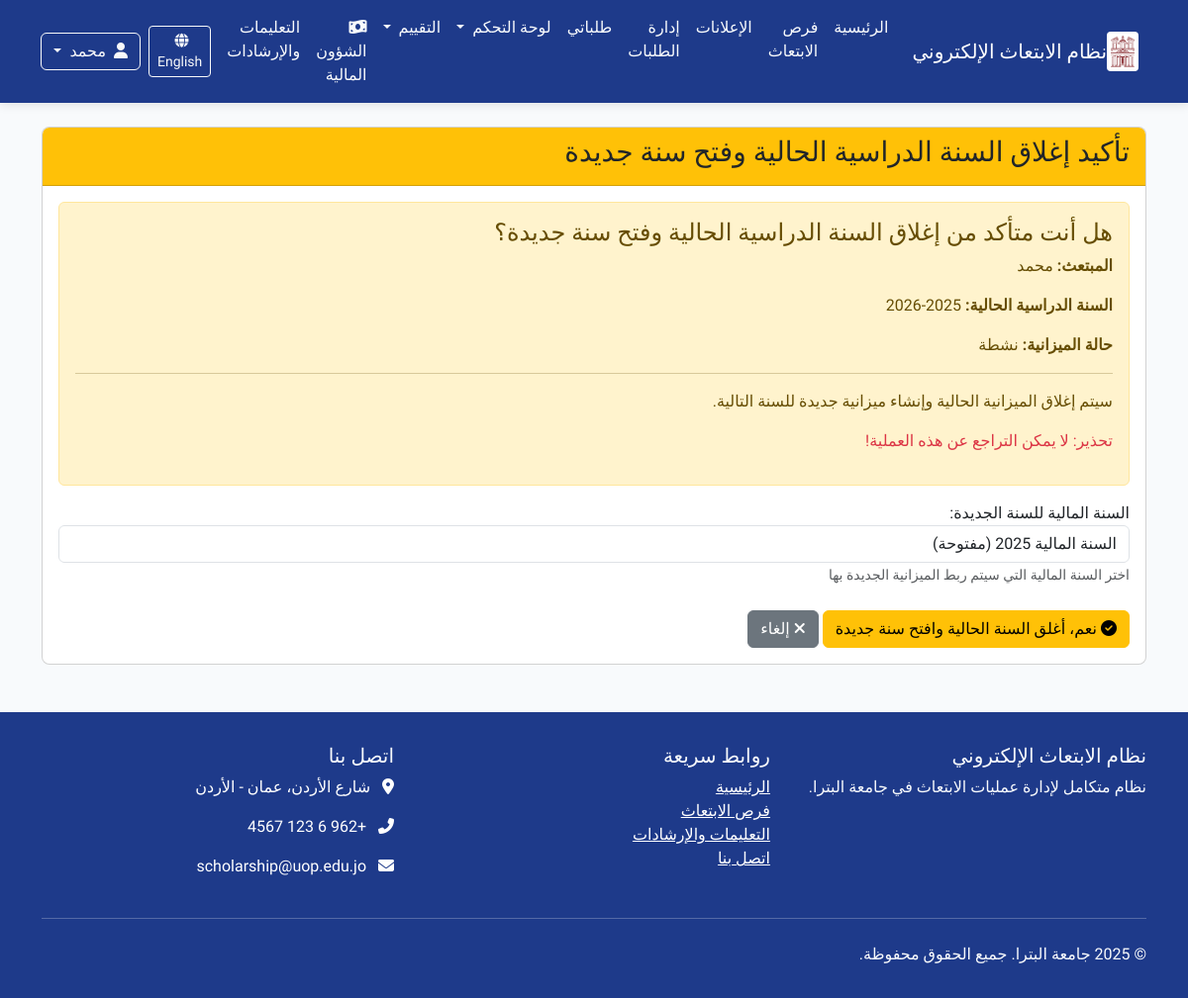
The page /ar/finance/budgets/9/close-year/ (signed in) on the database as committed earlier.
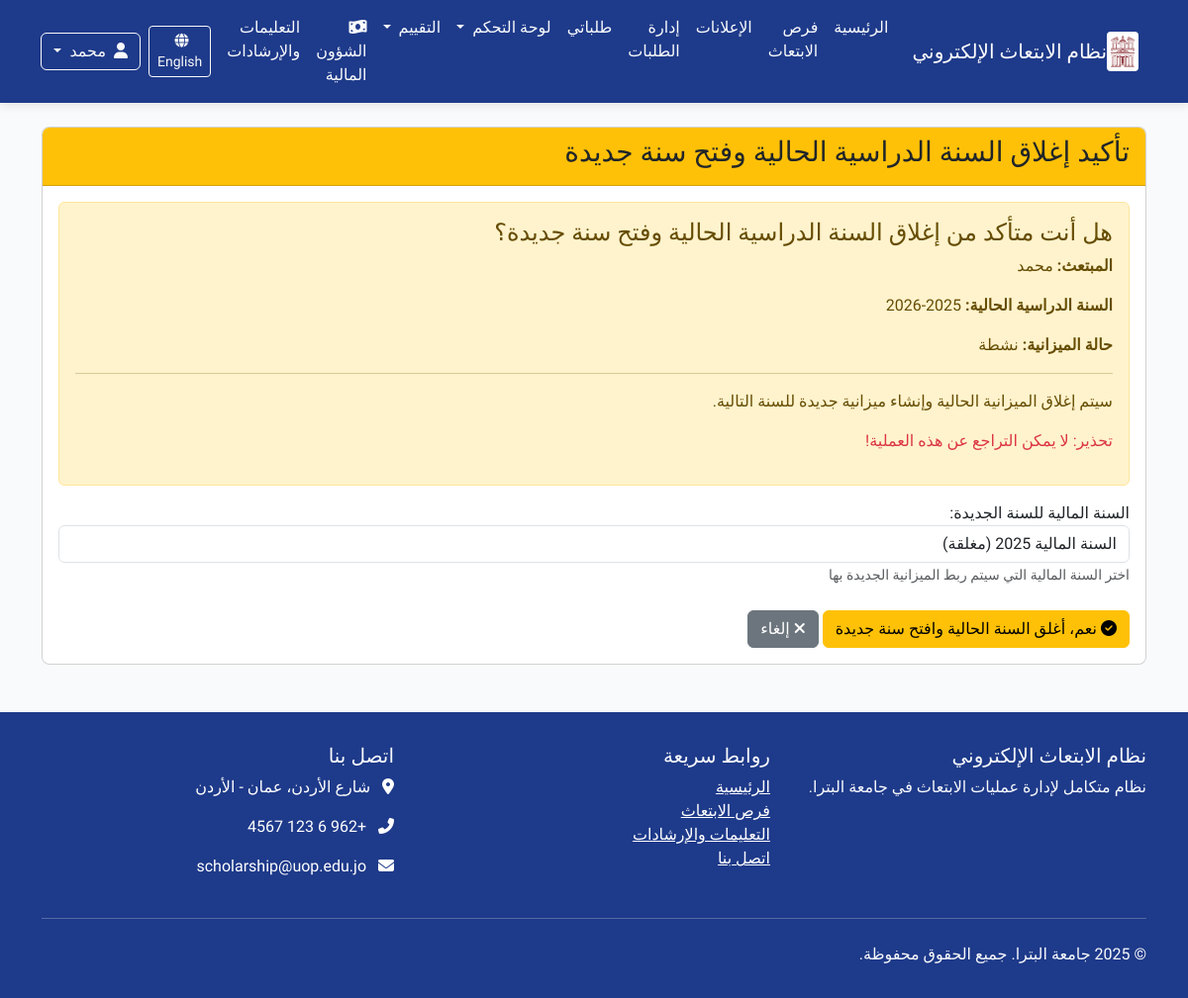
The same page on the database as committed later.
### finance/models.py (models this page shows, shortened)
class ScholarshipBudget(models.Model):
    STATUS_CHOICES = [
        ('draft', _('مسودة')),
        ('pending', _('قيد المراجعة')),
        ('active', _('نشطة')),
        ('closed', _('مغلقة')),
        ('cancelled', _('ملغية')),
    ]
    application = models.OneToOneField(
        'applications.Application',
        on_delete=models.CASCADE,
        related_name='budget',
        verbose_name=_('طلب الابتعاث')
    )
    fiscal_year = models.ForeignKey(
        'FiscalYear',
        on_delete=models.SET_NULL,
        null=True, blank=True,
        related_name='scholarship_budgets',
        verbose_name=_('السنة المالية')
    )
    total_amount = models.DecimalField(
        max_digits=12,
        decimal_places=2,
        validators=[MinValueValidator(Decimal('0.01'))],
        verbose_name=_('إجمالي الميزانية'),
        help_text=_('إجمالي مبلغ الميزانية بالدينار الأردني')
    )
    start_date = models.DateField(
        verbose_name=_('تاريخ البداية'),
        help_text=_('تاريخ بداية صرف الميزانية')
    )
    end_date = models.DateField(
        verbose_name=_('تاريخ النهاية'),
        help_text=_('تاريخ انتهاء صرف الميزانية')
    )
    status = models.CharField(
        max_length=20,
        choices=STATUS_CHOICES,
        default='draft',
        verbose_name=_('حالة الميزانية')
    )
    tuition_fees = models.DecimalField(
        max_digits=10,
        decimal_places=2,
        default=Decimal('0.00'),
        validators=[MinValueValidator(Decimal('0.00'))],
        verbose_name=_('الرسوم الدراسية'),
        help_text=_('إجمالي الرسوم الدراسية بالدينار الأردني')
    )
    monthly_stipend = models.DecimalField(
        max_digits=10,
        decimal_places=2,
        default=Decimal('0.00'),
        validators=[MinValueValidator(Decimal('0.00'))],
        verbose_name=_('المخصص الشهري'),
        help_text=_('إجمالي المخصصات الشهرية لجميع السنوات')
    )
    travel_allowance = models.DecimalField(
        max_digits=10,
        decimal_places=2,
        default=Decimal('0.00'),
        validators=[MinValueValidator(Decimal('0.00'))],
        verbose_name=_('مخصص السفر'),
        help_text=_('تكلفة تذاكر السفر')
    )
    health_insurance = models.DecimalField(
        max_digits=10,
        decimal_places=2,
        default=Decimal('0.00'),
        validators=[MinValueValidator(Decimal('0.00'))],
        verbose_name=_('التأمين الصحي'),
        help_text=_('تكلفة التأمين الصحي لجميع السنوات')
    )
    other_expenses = models.DecimalField(
        max_digits=10,
        decimal_places=2,
        default=Decimal('0.00'),
        validators=[MinValueValidator(Decimal('0.00'))],
        verbose_name=_('مصاريف أخرى'),
        help_text=_('التأمين على الحياة، النسبة الإضافية، رسوم الفيزا، إلخ')
    )
    exchange_rate = models.DecimalField(
        max_digits=8,
        decimal_places=4,
        default=Decimal('0.7100'),
        validators=[MinValueValidator(Decimal('0.0001'))],
        verbose_name=_('سعر الصرف'),
        help_text=_('سعر صرف العملة الأجنبية مقابل الدينار الأردني')
    )
    foreign_currency = models.CharField(
        max_length=3,
        default='GBP',
        verbose_name=_('العملة الأجنبية'),
        help_text=_('رمز العملة الأجنبية (مثل: GBP, USD, EUR)')
    )
    academic_year = models.CharField(
        max_length=20,
        verbose_name=_('السنة الدراسية'),
        help_text=_('السنة الدراسية (مثال: 2024-2025)')
    )
    is_current = models.BooleanField(
        default=True,
        verbose_name=_('السنة الحالية'),
        help_text=_('هل هذه هي السنة الدراسية الحالية للمبتعث؟')
    )
    created_by = models.ForeignKey(
        User,
        on_delete=models.SET_NULL,
        null=True, blank=True,
        related_name='created_budgets',
        verbose_name=_('أنشأ بواسطة')
    )
    created_at = models.DateTimeField(
        auto_now_add=True,
        verbose_name=_('تاريخ الإنشاء')
    )
    updated_at = models.DateTimeField(
        auto_now=True,
        verbose_name=_('تاريخ التحديث')
    )
    notes = models.TextField(
        blank=True,
        verbose_name=_('ملاحظات'),
        help_text=_('ملاحظات إضافية حول الميزانية')
    )
    class Meta:
        verbose_name = _('ميزانية ابتعاث')
        verbose_name_plural = _('ميزانيات الابتعاث')
        ordering = ['-created_at']
        indexes = [
            models.Index(fields=['status']),
            models.Index(fields=['fiscal_year']),
            models.Index(fields=['academic_year']),
            models.Index(fields=['created_at']),
        ]

class FiscalYear(models.Model):
    year = models.IntegerField(_("السنة المالية"))
    start_date = models.DateField(_("تاريخ البداية"))
    end_date = models.DateField(_("تاريخ النهاية"))
    status = models.CharField(_("الحالة"), max_length=10,
                              choices=[('open', 'مفتوحة'), ('closed', 'مغلقة')],
                              default='open')
    total_budget = models.DecimalField(_("إجمالي الميزانية السنوية"),
                                       max_digits=15, decimal_places=2)
    description = models.TextField(_("وصف/ملاحظات"), blank=True, null=True)
    created_at = models.DateTimeField(_("تاريخ الإنشاء"), auto_now_add=True)
    updated_at = models.DateTimeField(_("تاريخ التحديث"), auto_now=True)
    created_by = models.ForeignKey(User, on_delete=models.SET_NULL,
                                   verbose_name=_("تم الإنشاء بواسطة"),
                                   related_name="created_fiscal_years",
                                   null=True)
    class Meta:
        verbose_name = _("السنة المالية")
        verbose_name_plural = _("السنوات المالية")
        ordering = ['-year']
        unique_together = ['year']
    def __str__(self):
        return f"السنة المالية {self.year} ({self.get_status_display()})"

### applications/models.py (models this page shows, shortened)
class Application(models.Model):
    scholarship = models.ForeignKey(Scholarship, verbose_name=_("فرصة الابتعاث"), on_delete=models.CASCADE,
                                    related_name="applications")
    applicant = models.ForeignKey(User, verbose_name=_("المتقدم"), on_delete=models.CASCADE,
                                  related_name="applications")
    status = models.ForeignKey(ApplicationStatus, verbose_name=_("حالة الطلب"), on_delete=models.PROTECT,
                               related_name="applications")
    application_date = models.DateTimeField(_("تاريخ التقديم"), auto_now_add=True)
    last_update = models.DateTimeField(_("آخر تحديث"), auto_now=True)
    motivation_letter = models.TextField(_("خطاب الدوافع"),
                                         help_text=_("اشرح لماذا تريد التقدم لهذه الفرصة وما هي أهدافك"))
    research_proposal = models.TextField(_("مقترح البحث"), blank=True, null=True,
                                         help_text=_("إذا كان الابتعاث لدراسة الدكتوراه، أرفق مقترح البحث الخاص بك"))
    comments = models.TextField(_("ملاحظات إضافية"), blank=True, null=True,
                                help_text=_("أي معلومات إضافية تود إضافتها لطلبك"))
    acceptance_letter = models.BooleanField(_("هل لديك قبول مبدئي؟"), default=False)
    acceptance_university = models.CharField(_("اسم الجامعة التي لديك قبول فيها"), max_length=200, blank=True,
                                             null=True)
    admin_notes = models.TextField(_("ملاحظات إدارية"), blank=True, null=True)
    class Meta:
        verbose_name = _("طلب ابتعاث")
        verbose_name_plural = _("طلبات الابتعاث")
        ordering = ['-application_date']
        unique_together = ['scholarship', 'applicant']

### finance/views.py (the view, shortened to what this page needs)
# urls.py: path('budgets/<int:budget_id>/close-year/', views.close_current_year_open_new, name='close_current_year_open_new'),
@login_required
@permission_required('finance.change_scholarshipbudget', raise_exception=True)
def close_current_year_open_new(request, budget_id):
    budget = get_object_or_404(ScholarshipBudget, id=budget_id)
    fiscal_years = FiscalYear.objects.filter(status='open').order_by('-year')
    if budget.status != 'active':
        messages.error(request, _("لا يمكن إغلاق وفتح سنة جديدة لميزانية غير نشطة"))
        return redirect('finance:budget_detail', budget_id=budget_id)
    if not budget.is_current:
        messages.error(request, _("لا يمكن إغلاق وفتح سنة جديدة لميزانية ليست السنة الحالية"))
        return redirect('finance:budget_detail', budget_id=budget_id)
    context = {
        'budget': budget,
        'fiscal_years': fiscal_years,
    }
    return render(request, 'finance/close_year_confirm.html', context)

### core/context_processors.py (called while the page is built)
def user_role(request):
    role = 'anonymous'
    if request.user.is_authenticated:
        role = request.user.profile.role
    return {
        'user_role': role
    }

### finance/templates/finance/close_year_confirm.html (shortened to what this page needs)
{% extends 'base.html' %}
{% load i18n %}
{% block content %}
<div class="container mt-4">
    <div class="card">
        <div class="card-header bg-warning">
            <h3 class="card-title">{% trans "تأكيد إغلاق السنة الدراسية الحالية وفتح سنة جديدة" %}</h3>
        </div>
        <div class="card-body">
            <div class="alert alert-warning">
                <h4>{% trans "هل أنت متأكد من إغلاق السنة الدراسية الحالية وفتح سنة جديدة؟" %}</h4>
                <p><strong>{% trans "المبتعث:" %}</strong> {{ budget.application.applicant.get_full_name }}</p>
                <p><strong>{% trans "السنة الدراسية الحالية:" %}</strong> {{ budget.academic_year }}</p>
                <p><strong>{% trans "حالة الميزانية:" %}</strong> {{ budget.get_status_display }}</p>
                <hr>
                <p>{% trans "سيتم إغلاق الميزانية الحالية وإنشاء ميزانية جديدة للسنة التالية." %}</p>
                <p class="text-danger">{% trans "تحذير: لا يمكن التراجع عن هذه العملية!" %}</p>
            </div>
            <form method="post" action="{% url 'finance:close_current_year_open_new' budget_id=budget.id %}">
                <div class="form-group mt-3">
                    <label for="fiscal_year">{% trans "السنة المالية للسنة الجديدة:" %}</label>
                    <select name="fiscal_year" id="fiscal_year" class="form-control">
                        {% if budget.fiscal_year %}
                            <option value="{{ budget.fiscal_year.id }}" selected>{{ budget.fiscal_year }}</option>
                        {% endif %}
                    </select>
                    <small class="form-text text-muted">{% trans "اختر السنة المالية التي سيتم ربط الميزانية الجديدة بها" %}</small>
                </div>
                <div class="form-group mt-4">
                    <button type="submit" class="btn btn-warning">
                        <i class="fas fa-check-circle"></i> {% trans "نعم، أغلق السنة الحالية وافتح سنة جديدة" %}
                    </button>
                    <a href="{% url 'finance:budget_detail' budget_id=budget.id %}" class="btn btn-secondary">
                        <i class="fas fa-times"></i> {% trans "إلغاء" %}
                    </a>
                </div>
            </form>
        </div>
    </div>
</div>
{% endblock %}

Rows that differ between the two databases and show on the page:
changed through a linked row, ScholarshipBudget "نشطة": fiscal_year "السنة المالية 2025 (مفتوحة)" → "السنة المالية 2025 (مغلقة)"
